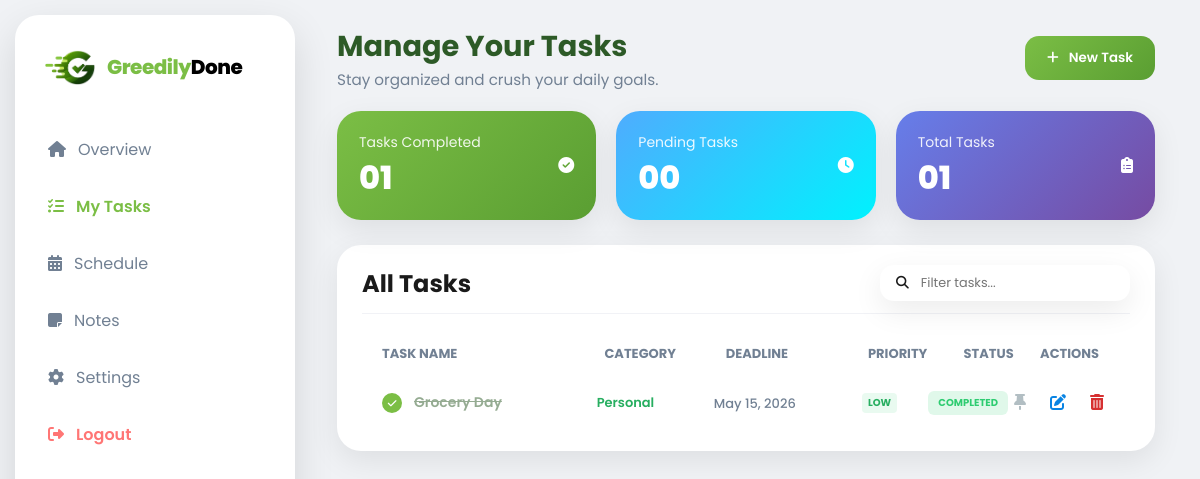
/task.php (signed in), run on the app's committed database.
### tables this page shows
CREATE TABLE `tasks` (
  `id` int(11) NOT NULL,
  `user_id` int(11) NOT NULL,
  `title` varchar(255) NOT NULL,
  `description` text DEFAULT NULL,
  `due_date` date DEFAULT NULL,
  `priority` enum('Low','Medium','High') DEFAULT 'Medium',
  `category` varchar(50) DEFAULT 'Personal',
  `status` enum('Pending','Completed') DEFAULT 'Pending',
  `created_at` timestamp NOT NULL DEFAULT current_timestamp(),
  `is_pinned` tinyint(1) DEFAULT 0
);

### task.php (the view, shortened to what this page needs)
<?php
require_once 'config.php';
$user_id = $_SESSION['user_id'];
try {
    $stmt = $pdo->prepare("SELECT * FROM tasks WHERE user_id = ? ORDER BY status DESC, due_date ASC, FIELD(priority, 'High', 'Medium', 'Low') ASC");
    $stmt->execute([$user_id]);
    $tasks = $stmt->fetchAll(PDO::FETCH_ASSOC);
} catch (PDOException $e) {
    die("Error fetching tasks: " . $e->getMessage());
}
$pending_tasks_list = array_filter($tasks, fn($t) => $t['status'] == 'Pending');
$total_count = count($tasks);
$pending_count = count($pending_tasks_list);
$completed_count = count(array_filter($tasks, fn($t) => $t['status'] == 'Completed'));
?>
<!DOCTYPE html>
<html lang="en">
<head>
    <link rel="stylesheet" href="dashboard-style.css">
    <link rel="stylesheet" href="https://cdnjs.cloudflare.com/ajax/libs/font-awesome/6.5.1/css/all.min.css">
</head>
<body class="dashboard-body">
    <aside class="sidebar">
        <div class="brand">
            <img src="GD_LOGO.png" alt="Logo" class="brand-logo-img">
            <h2 class="brand-text"><span>Greedily</span>Done</h2>
        </div>
        <nav class="nav-menu">
            <a href="dashboard.php" class="nav-item"><i class="fa-solid fa-house"></i> Overview</a>
            <a href="task.php" class="nav-item active"><i class="fa-solid fa-list-check"></i> My Tasks</a>
            <a href="schedule.php" class="nav-item"><i class="fa-solid fa-calendar-days"></i> Schedule</a>
            <a href="#" class="nav-item"><i class="fa-solid fa-note-sticky"></i> Notes</a>
            <a href="#" class="nav-item"><i class="fa-solid fa-gear"></i> Settings</a>
            <a href="logout.php" class="nav-item logout"><i class="fa-solid fa-right-from-bracket"></i> Logout</a>
        </nav>
    </aside>
    <main class="main-area">
        <header class="top-header">
            <div class="welcome-text">
                <h1>Manage Your Tasks</h1>
                <p>Stay organized and crush your daily goals.</p>
            </div>
            <div class="header-actions">
                <button class="btn-primary" onclick="openModal()">
                    <i class="fa-solid fa-plus"></i> New Task
                </button>
            </div>
        </header>
        <div class="stats-horizontal">
            <div class="stat-card-h card-completed">
                <div class="stat-content">
                    <span class="stat-label">Tasks Completed</span>
                    <h2 class="stat-number" id="stat-completed"><?php echo str_pad($completed_count, 2, '0', STR_PAD_LEFT); ?></h2>
                </div>
                <div class="stat-icon"><i class="fa-solid fa-circle-check"></i></div>
            </div>
            <div class="stat-card-h card-new">
                <div class="stat-content">
                    <span class="stat-label">Pending Tasks</span>
                    <h2 class="stat-number" id="stat-pending"><?php echo str_pad($pending_count, 2, '0', STR_PAD_LEFT); ?></h2>
                </div>
                <div class="stat-icon"><i class="fa-solid fa-clock"></i></div>
            </div>
            <div class="stat-card-h card-projects">
                <div class="stat-content">
                    <span class="stat-label">Total Tasks</span>
                    <h2 class="stat-number" id="stat-total"><?php echo str_pad($total_count, 2, '0', STR_PAD_LEFT); ?></h2>
                </div>
                <div class="stat-icon"><i class="fa-solid fa-clipboard-list"></i></div>
            </div>
        </div>
        <div class="task-board-card">
            <div class="board-header">
                <h2 class="section-title">All Tasks</h2>
                <div class="search-wrapper" style="width: 250px; padding: 8px 15px;">
                    <i class="fa-solid fa-magnifying-glass" style="font-size: 0.8rem;"></i>
                    <input type="text" id="taskSearch" placeholder="Filter tasks..." style="font-size: 0.8rem;">
                </div>
            </div>
            <div class="list-header" style="grid-template-columns: 2.2fr 1.2fr 1.2fr 1fr 0.8fr 0.8fr;">
                <span>TASK NAME</span>
                <span>CATEGORY</span>
                <span>DEADLINE</span>
                <span style="text-align: center;">PRIORITY</span>
                <span style="text-align: center;">STATUS</span>
                <span style="text-align: center;">ACTIONS</span>
            </div>
            <ul class="task-items">
                <?php if (count($tasks) > 0): ?>
                    <?php foreach ($tasks as $task): ?>
                        <li class="task-item-row <?php echo ($task['status'] == 'Completed') ? 'completed' : ''; ?>"
                            style="grid-template-columns: 2.2fr 1.2fr 1.2fr 1fr 0.8fr 0.8fr;">
                            <div class="task-name-col">
                                <div class="task-check" onclick="toggleTask(<?php echo $task['id']; ?>)">
                                    <i class="fa-solid fa-check"></i>
                                </div>
                                <p><?php echo htmlspecialchars($task['title']); ?></p>
                            </div>
                            <div class="project-col">
                                <span class="project-tag <?php echo strtolower($task['category']); ?>">
                                    <?php echo htmlspecialchars($task['category']); ?>
                                </span>
                            </div>
                            <div class="deadline-col">
                                <?php
                                    $deadline = strtotime($task['due_date']);
                                    $diff = $deadline - time();
                                    $days_left = floor($diff / (60 * 60 * 24));
                                    $is_urgent = ($days_left < 3 && $task['status'] != 'Completed');
                                ?>
                                <span class="date <?php echo $is_urgent ? 'urgent' : ''; ?>">
                                    <?php echo date('M d, Y', strtotime($task['due_date'])); ?>
                                </span>
                            </div>
                            <div class="priority-col">
                                <span class="priority-tag priority-<?php echo strtolower($task['priority']); ?>">
                                    <?php echo $task['priority']; ?>
                                </span>
                            </div>
                            <div class="status-col">
                                <span class="status-badge <?php echo strtolower($task['status']); ?>">
                                    <?php echo $task['status']; ?>
                                </span>
                            </div>
                             <div class="actions-col">
                                 <button class="action-btn pin <?php echo ($task['is_pinned'] == 1) ? 'pinned' : ''; ?>"
                                         onclick="pinTask(<?php echo $task['id']; ?>)"
                                         title="Pin to Dashboard">
                                     <i class="fa-solid fa-thumbtack"></i>
                                 </button>
                                 <button class="action-btn edit" title="Edit"><i class="fa-solid fa-pen-to-square"></i></button>
                                 <button class="action-btn delete" onclick="deleteTask(<?php echo $task['id']; ?>)" title="Delete">
                                     <i class="fa-solid fa-trash-can"></i>
                                 </button>
                             </div>
                        </li>
                    <?php endforeach; ?>
                <?php endif; ?>
            </ul>
        </div>
        </main>
</body>
</html>

### data on the page
tasks: status "01", status "00", title "Grocery Day", category "Personal", due_date "May 15, 2026", priority "LOW", status "COMPLETED"

### other printed values
str_pad($total_count, 2, '0', STR_PAD_LEFT) "01"
